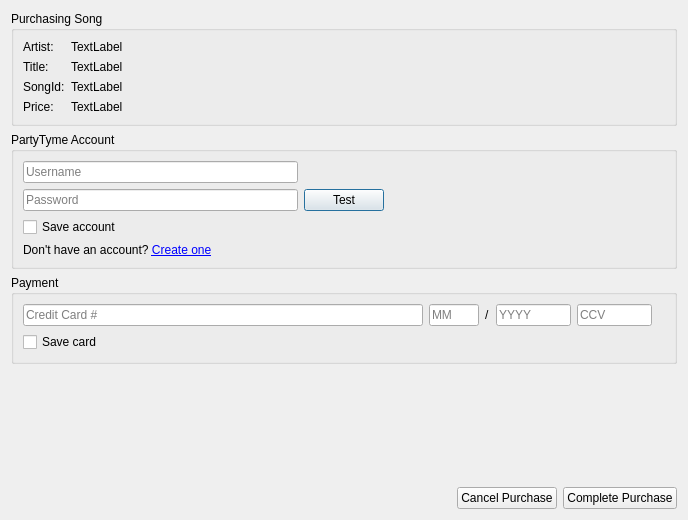
<?xml version="1.0" encoding="UTF-8"?>
<ui version="4.0">
 <class>DlgSongShopPurchase</class>
 <widget class="QDialog" name="DlgSongShopPurchase">
  <property name="geometry">
   <rect>
    <x>0</x>
    <y>0</y>
    <width>688</width>
    <height>520</height>
   </rect>
  </property>
  <property name="windowTitle">
   <string>Song Shop Checkout</string>
  </property>
  <layout class="QVBoxLayout" name="verticalLayout_5">
   <item>
    <widget class="QGroupBox" name="groupBox_3">
     <property name="title">
      <string>Purchasing Song</string>
     </property>
     <layout class="QFormLayout" name="formLayout_2">
      <item row="0" column="0">
       <widget class="QLabel" name="label_7">
        <property name="text">
         <string>Artist:</string>
        </property>
       </widget>
      </item>
      <item row="0" column="1">
       <widget class="QLabel" name="labelArtist">
        <property name="text">
         <string>TextLabel</string>
        </property>
       </widget>
      </item>
      <item row="1" column="0">
       <widget class="QLabel" name="label_8">
        <property name="text">
         <string>Title:</string>
        </property>
       </widget>
      </item>
      <item row="1" column="1">
       <widget class="QLabel" name="labelTitle">
        <property name="text">
         <string>TextLabel</string>
        </property>
       </widget>
      </item>
      <item row="2" column="0">
       <widget class="QLabel" name="label_11">
        <property name="text">
         <string>SongId:</string>
        </property>
       </widget>
      </item>
      <item row="2" column="1">
       <widget class="QLabel" name="labelSongId">
        <property name="text">
         <string>TextLabel</string>
        </property>
       </widget>
      </item>
      <item row="3" column="0">
       <widget class="QLabel" name="label">
        <property name="text">
         <string>Price:</string>
        </property>
       </widget>
      </item>
      <item row="3" column="1">
       <widget class="QLabel" name="labelPrice">
        <property name="text">
         <string>TextLabel</string>
        </property>
       </widget>
      </item>
     </layout>
    </widget>
   </item>
   <item>
    <widget class="QGroupBox" name="groupBox_2">
     <property name="title">
      <string>PartyTyme Account</string>
     </property>
     <layout class="QGridLayout" name="gridLayout">
      <item row="1" column="1">
       <widget class="QPushButton" name="pushButtonTestLogin">
        <property name="text">
         <string>Test</string>
        </property>
       </widget>
      </item>
      <item row="0" column="0">
       <widget class="QLineEdit" name="lineEditKNUser">
        <property name="placeholderText">
         <string>Username</string>
        </property>
       </widget>
      </item>
      <item row="0" column="2">
       <spacer name="horizontalSpacer_4">
        <property name="orientation">
         <enum>Qt::Horizontal</enum>
        </property>
        <property name="sizeHint" stdset="0">
         <size>
          <width>281</width>
          <height>20</height>
         </size>
        </property>
       </spacer>
      </item>
      <item row="1" column="0">
       <widget class="QLineEdit" name="lineEditKNPass">
        <property name="inputMethodHints">
         <set>Qt::ImhHiddenText|Qt::ImhNoAutoUppercase|Qt::ImhNoPredictiveText|Qt::ImhSensitiveData</set>
        </property>
        <property name="echoMode">
         <enum>QLineEdit::Password</enum>
        </property>
        <property name="placeholderText">
         <string>Password</string>
        </property>
       </widget>
      </item>
      <item row="2" column="2">
       <spacer name="horizontalSpacer_6">
        <property name="orientation">
         <enum>Qt::Horizontal</enum>
        </property>
        <property name="sizeHint" stdset="0">
         <size>
          <width>281</width>
          <height>20</height>
         </size>
        </property>
       </spacer>
      </item>
      <item row="2" column="0">
       <widget class="QCheckBox" name="cbxSaveAccount">
        <property name="text">
         <string>Save account</string>
        </property>
       </widget>
      </item>
      <item row="1" column="2">
       <spacer name="horizontalSpacer_5">
        <property name="orientation">
         <enum>Qt::Horizontal</enum>
        </property>
        <property name="sizeHint" stdset="0">
         <size>
          <width>281</width>
          <height>20</height>
         </size>
        </property>
       </spacer>
      </item>
      <item row="3" column="0">
       <widget class="QLabel" name="label_2">
        <property name="text">
         <string>&lt;html&gt;&lt;head/&gt;&lt;body&gt;&lt;p&gt;Don't have an account? &lt;a href=&quot;https://www.partytyme.net/songshop/cat/create_account?merchant=99&quot;&gt;Create one&lt;/a&gt;&lt;/p&gt;&lt;/body&gt;&lt;/html&gt;</string>
        </property>
        <property name="textFormat">
         <enum>Qt::RichText</enum>
        </property>
        <property name="alignment">
         <set>Qt::AlignLeading|Qt::AlignLeft|Qt::AlignVCenter</set>
        </property>
        <property name="openExternalLinks">
         <bool>true</bool>
        </property>
       </widget>
      </item>
     </layout>
    </widget>
   </item>
   <item>
    <widget class="QGroupBox" name="groupBox">
     <property name="title">
      <string>Payment</string>
     </property>
     <layout class="QVBoxLayout" name="verticalLayout_4">
      <item>
       <layout class="QHBoxLayout" name="horizontalLayout">
        <item>
         <layout class="QVBoxLayout" name="verticalLayout">
          <item>
           <widget class="QLineEdit" name="lineEditCCN">
            <property name="minimumSize">
             <size>
              <width>400</width>
              <height>0</height>
             </size>
            </property>
            <property name="focusPolicy">
             <enum>Qt::ClickFocus</enum>
            </property>
            <property name="inputMethodHints">
             <set>Qt::ImhDigitsOnly|Qt::ImhHiddenText|Qt::ImhNoAutoUppercase|Qt::ImhNoPredictiveText|Qt::ImhSensitiveData</set>
            </property>
            <property name="echoMode">
             <enum>QLineEdit::Password</enum>
            </property>
            <property name="placeholderText">
             <string>Credit Card #</string>
            </property>
           </widget>
          </item>
         </layout>
        </item>
        <item>
         <layout class="QVBoxLayout" name="verticalLayout_2">
          <item>
           <layout class="QHBoxLayout" name="horizontalLayout_2">
            <item>
             <widget class="QLineEdit" name="lineEditCCM">
              <property name="sizePolicy">
               <sizepolicy hsizetype="Minimum" vsizetype="Fixed">
                <horstretch>0</horstretch>
                <verstretch>0</verstretch>
               </sizepolicy>
              </property>
              <property name="maximumSize">
               <size>
                <width>50</width>
                <height>16777215</height>
               </size>
              </property>
              <property name="inputMethodHints">
               <set>Qt::ImhDigitsOnly</set>
              </property>
              <property name="maxLength">
               <number>2</number>
              </property>
              <property name="placeholderText">
               <string>MM</string>
              </property>
             </widget>
            </item>
            <item>
             <widget class="QLabel" name="label_4">
              <property name="text">
               <string>/</string>
              </property>
             </widget>
            </item>
            <item>
             <widget class="QLineEdit" name="lineEditCCY">
              <property name="sizePolicy">
               <sizepolicy hsizetype="Minimum" vsizetype="Fixed">
                <horstretch>0</horstretch>
                <verstretch>0</verstretch>
               </sizepolicy>
              </property>
              <property name="maximumSize">
               <size>
                <width>75</width>
                <height>16777215</height>
               </size>
              </property>
              <property name="inputMethodHints">
               <set>Qt::ImhDigitsOnly</set>
              </property>
              <property name="inputMask">
               <string/>
              </property>
              <property name="maxLength">
               <number>4</number>
              </property>
              <property name="placeholderText">
               <string>YYYY</string>
              </property>
             </widget>
            </item>
           </layout>
          </item>
         </layout>
        </item>
        <item>
         <layout class="QVBoxLayout" name="verticalLayout_3">
          <item>
           <widget class="QLineEdit" name="lineEditCCV">
            <property name="sizePolicy">
             <sizepolicy hsizetype="Minimum" vsizetype="Fixed">
              <horstretch>0</horstretch>
              <verstretch>0</verstretch>
             </sizepolicy>
            </property>
            <property name="maximumSize">
             <size>
              <width>75</width>
              <height>16777215</height>
             </size>
            </property>
            <property name="inputMethodHints">
             <set>Qt::ImhDigitsOnly</set>
            </property>
            <property name="maxLength">
             <number>4</number>
            </property>
            <property name="placeholderText">
             <string>CCV</string>
            </property>
           </widget>
          </item>
         </layout>
        </item>
        <item>
         <spacer name="horizontalSpacer_3">
          <property name="orientation">
           <enum>Qt::Horizontal</enum>
          </property>
          <property name="sizeHint" stdset="0">
           <size>
            <width>40</width>
            <height>20</height>
           </size>
          </property>
         </spacer>
        </item>
       </layout>
      </item>
      <item>
       <layout class="QHBoxLayout" name="horizontalLayout_3">
        <item>
         <widget class="QCheckBox" name="cbxSaveCard">
          <property name="text">
           <string>Save card</string>
          </property>
         </widget>
        </item>
        <item>
         <spacer name="horizontalSpacer">
          <property name="orientation">
           <enum>Qt::Horizontal</enum>
          </property>
          <property name="sizeHint" stdset="0">
           <size>
            <width>40</width>
            <height>20</height>
           </size>
          </property>
         </spacer>
        </item>
       </layout>
      </item>
     </layout>
    </widget>
   </item>
   <item>
    <spacer name="verticalSpacer">
     <property name="orientation">
      <enum>Qt::Vertical</enum>
     </property>
     <property name="sizeHint" stdset="0">
      <size>
       <width>20</width>
       <height>40</height>
      </size>
     </property>
    </spacer>
   </item>
   <item>
    <layout class="QHBoxLayout" name="horizontalLayout_4">
     <item>
      <spacer name="horizontalSpacer_2">
       <property name="orientation">
        <enum>Qt::Horizontal</enum>
       </property>
       <property name="sizeHint" stdset="0">
        <size>
         <width>40</width>
         <height>20</height>
        </size>
       </property>
      </spacer>
     </item>
     <item>
      <widget class="QPushButton" name="pushButtonCancel">
       <property name="text">
        <string>Cancel Purchase</string>
       </property>
      </widget>
     </item>
     <item>
      <widget class="QPushButton" name="btnPurchase">
       <property name="text">
        <string>Complete Purchase</string>
       </property>
      </widget>
     </item>
    </layout>
   </item>
  </layout>
 </widget>
 <resources/>
 <connections/>
</ui>
